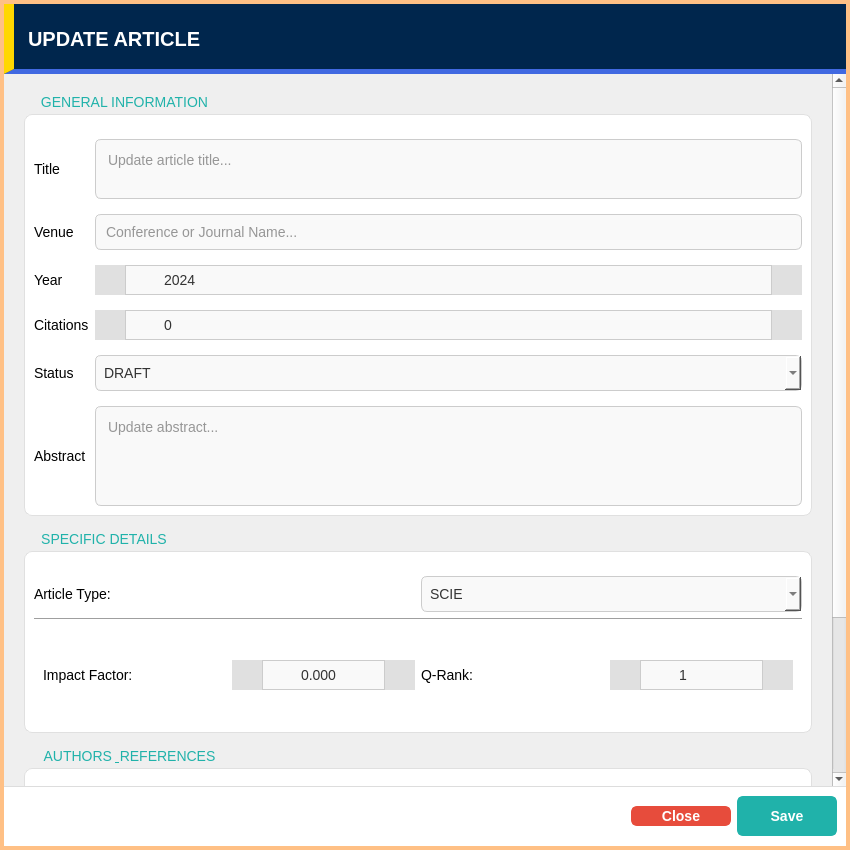
<?xml version="1.0" encoding="UTF-8"?>
<ui version="4.0">
 <class>ArticleUpdateDialog</class>
 <widget class="QDialog" name="ArticleUpdateDialog">
  <property name="geometry">
   <rect>
    <x>0</x>
    <y>0</y>
    <width>850</width>
    <height>850</height>
   </rect>
  </property>
  <property name="windowTitle">
   <string>Update Article</string>
  </property>
  <property name="styleSheet">
   <string notr="true">
/* --- CÀI ĐẶT CHUNG --- */
QDialog#ArticleUpdateDialog {
    background-color: #f4f7f6;
    border: 4px solid #FFC085;
}
QWidget {
    font-family: &quot;Segoe UI&quot;, Arial, sans-serif;
    font-size: 14px;
}
QScrollArea {
    border: none;
    background-color: transparent;
}
QGroupBox {
    background-color: #ffffff;
    border: 1px solid #e0e0e0;
    border-radius: 8px;
    margin-top: 20px;
    padding-top: 15px;
}
QGroupBox::title {
    subcontrol-origin: margin;
    subcontrol-position: top left;
    padding: 0 5px;
    color: #20B2AA;
    font-weight: bold;
    left: 10px;
    top: 0px;
}
QLineEdit, QPlainTextEdit, QComboBox {
    background-color: #f9f9f9;
    border: 1px solid #cccccc;
    border-radius: 6px;
    padding: 8px;
    color: #333333;
}
QLineEdit:focus, QPlainTextEdit:focus, QComboBox:focus {
    background-color: #ffffff;
    border: 2px solid #20B2AA;
}

/* --- TÙY CHỈNH SPINBOX --- */
QSpinBox, QDoubleSpinBox {
    background-color: #f9f9f9;
    border: 1px solid #cccccc;
    border-radius: 6px;
    color: #333333;
    padding-top: 5px;
    padding-bottom: 5px;
    /* Padding lớn cho nút bấm 2 bên */
    padding-left: 35px;
    padding-right: 35px;
    qproperty-alignment: AlignCenter;
}
QSpinBox:focus, QDoubleSpinBox:focus {
    background-color: #ffffff;
    border: 2px solid #20B2AA;
}

/* Nút Tăng (Phải) */
QSpinBox::up-button, QDoubleSpinBox::up-button {
    subcontrol-origin: border;
    subcontrol-position: right;
    width: 30px;
    height: 100%;
    border-left: 1px solid #cccccc;
    border-top-right-radius: 6px;
    border-bottom-right-radius: 6px;
    background-color: #e0e0e0;
}

/* Nút Giảm (Trái) */
QSpinBox::down-button, QDoubleSpinBox::down-button {
    subcontrol-origin: border;
    subcontrol-position: left;
    width: 30px;
    height: 100%;
    border-right: 1px solid #cccccc;
    border-top-left-radius: 6px;
    border-bottom-left-radius: 6px;
    background-color: #e0e0e0;
}

QSpinBox::up-button:hover, QDoubleSpinBox::up-button:hover,
QSpinBox::down-button:hover, QDoubleSpinBox::down-button:hover {
    background-color: #20B2AA;
}
   </string>
  </property>
  <layout class="QVBoxLayout" name="verticalLayout_Main">
   <property name="spacing">
    <number>0</number>
   </property>
   <property name="leftMargin">
    <number>4</number>
   </property>
   <property name="topMargin">
    <number>4</number>
   </property>
   <property name="rightMargin">
    <number>4</number>
   </property>
   <property name="bottomMargin">
    <number>4</number>
   </property>
   <item>
    <widget class="QWidget" name="headerContainer" native="true">
     <property name="minimumSize">
      <size>
       <width>0</width>
       <height>70</height>
      </size>
     </property>
     <property name="styleSheet">
      <string notr="true">QWidget#headerContainer{background-color:#00264d;border-bottom:5px solid #4169E1;border-left:10px solid #FFD700;}</string>
     </property>
     <layout class="QHBoxLayout" name="horizontalLayout_Header">
      <item>
       <widget class="QLabel" name="lblHeaderTitle">
        <property name="styleSheet">
         <string notr="true">color:#ffffff;font-weight:900;font-size:20px;background:transparent;padding-left:10px;</string>
        </property>
        <property name="text">
         <string>UPDATE ARTICLE</string>
        </property>
        <property name="alignment">
         <set>Qt::AlignmentFlag::AlignLeading|Qt::AlignmentFlag::AlignLeft|Qt::AlignmentFlag::AlignVCenter</set>
        </property>
       </widget>
      </item>
     </layout>
    </widget>
   </item>
   <item>
    <widget class="QScrollArea" name="scrollArea">
     <property name="widgetResizable">
      <bool>true</bool>
     </property>
     <widget class="QWidget" name="scrollContent">
      <property name="geometry">
       <rect>
        <x>0</x>
        <y>0</y>
        <width>640</width>
        <height>927</height>
       </rect>
      </property>
      <layout class="QVBoxLayout" name="verticalLayout_Content">
       <property name="spacing">
        <number>15</number>
       </property>
       <property name="leftMargin">
        <number>20</number>
       </property>
       <property name="topMargin">
        <number>20</number>
       </property>
       <property name="rightMargin">
        <number>20</number>
       </property>
       <property name="bottomMargin">
        <number>20</number>
       </property>
       <item>
        <widget class="QGroupBox" name="grpGeneral">
         <property name="title">
          <string>GENERAL INFORMATION</string>
         </property>
         <layout class="QGridLayout" name="gridLayout">
          <property name="verticalSpacing">
           <number>15</number>
          </property>
          <item row="0" column="0">
           <widget class="QLabel" name="label_Title">
            <property name="text">
             <string>Title</string>
            </property>
           </widget>
          </item>
          <item row="0" column="1">
           <widget class="QPlainTextEdit" name="editTitle">
            <property name="minimumSize">
             <size>
              <width>0</width>
              <height>60</height>
             </size>
            </property>
            <property name="maximumSize">
             <size>
              <width>16777215</width>
              <height>80</height>
             </size>
            </property>
            <property name="placeholderText">
             <string>Update article title...</string>
            </property>
           </widget>
          </item>
          <item row="1" column="0">
           <widget class="QLabel" name="label_Venue">
            <property name="text">
             <string>Venue</string>
            </property>
           </widget>
          </item>
          <item row="1" column="1">
           <widget class="QLineEdit" name="editVenue">
            <property name="placeholderText">
             <string>Conference or Journal Name...</string>
            </property>
           </widget>
          </item>
          <item row="2" column="0">
           <widget class="QLabel" name="label_Year">
            <property name="text">
             <string>Year</string>
            </property>
           </widget>
          </item>
          <item row="2" column="1">
           <widget class="QSpinBox" name="spinYear">
            <property name="minimum">
             <number>1900</number>
            </property>
            <property name="maximum">
             <number>2100</number>
            </property>
            <property name="value">
             <number>2024</number>
            </property>
           </widget>
          </item>
          <item row="3" column="0">
           <widget class="QLabel" name="label_Cit">
            <property name="text">
             <string>Citations</string>
            </property>
           </widget>
          </item>
          <item row="3" column="1">
           <widget class="QSpinBox" name="spinCitation">
            <property name="maximum">
             <number>100000</number>
            </property>
           </widget>
          </item>
          <item row="4" column="0">
           <widget class="QLabel" name="label_Status">
            <property name="text">
             <string>Status</string>
            </property>
           </widget>
          </item>
          <item row="4" column="1">
           <widget class="QComboBox" name="comboStatus">
            <item>
             <property name="text">
              <string>DRAFT</string>
             </property>
            </item>
            <item>
             <property name="text">
              <string>SUBMITTED</string>
             </property>
            </item>
            <item>
             <property name="text">
              <string>UNDER_REVIEW</string>
             </property>
            </item>
            <item>
             <property name="text">
              <string>REVISIONS</string>
             </property>
            </item>
            <item>
             <property name="text">
              <string>ACCEPTED</string>
             </property>
            </item>
            <item>
             <property name="text">
              <string>REJECTED</string>
             </property>
            </item>
            <item>
             <property name="text">
              <string>PUBLISHED</string>
             </property>
            </item>
           </widget>
          </item>
          <item row="5" column="0">
           <widget class="QLabel" name="label_Abstract">
            <property name="text">
             <string>Abstract</string>
            </property>
           </widget>
          </item>
          <item row="5" column="1">
           <widget class="QPlainTextEdit" name="editAbstract">
            <property name="minimumSize">
             <size>
              <width>0</width>
              <height>100</height>
             </size>
            </property>
            <property name="placeholderText">
             <string>Update abstract...</string>
            </property>
           </widget>
          </item>
         </layout>
        </widget>
       </item>
       <item>
        <widget class="QGroupBox" name="grpSpecific">
         <property name="title">
          <string>SPECIFIC DETAILS</string>
         </property>
         <layout class="QVBoxLayout" name="verticalLayout_Specific">
          <item>
           <layout class="QHBoxLayout" name="hl_Type">
            <item>
             <widget class="QLabel" name="label_Type">
              <property name="text">
               <string>Article Type:</string>
              </property>
             </widget>
            </item>
            <item>
             <widget class="QComboBox" name="comboType">
              <item>
               <property name="text">
                <string>SCIE</string>
               </property>
              </item>
              <item>
               <property name="text">
                <string>SCOPUS</string>
               </property>
              </item>
              <item>
               <property name="text">
                <string>CONFERENCE</string>
               </property>
              </item>
              <item>
               <property name="text">
                <string>OTHER</string>
               </property>
              </item>
             </widget>
            </item>
           </layout>
          </item>
          <item>
           <widget class="Line" name="line">
            <property name="orientation">
             <enum>Qt::Orientation::Horizontal</enum>
            </property>
           </widget>
          </item>
          <item>
           <widget class="QStackedWidget" name="stackInputs">
            <property name="currentIndex">
             <number>0</number>
            </property>
            <widget class="QWidget" name="pageInputSCIE">
             <layout class="QGridLayout" name="gl_Scie">
              <item row="0" column="0">
               <widget class="QLabel" name="lbl_IF">
                <property name="text">
                 <string>Impact Factor:</string>
                </property>
               </widget>
              </item>
              <item row="0" column="1">
               <widget class="QDoubleSpinBox" name="spinIF">
                <property name="minimumSize">
                 <size>
                  <width>110</width>
                  <height>0</height>
                 </size>
                </property>
                <property name="decimals">
                 <number>3</number>
                </property>
               </widget>
              </item>
              <item row="0" column="2">
               <widget class="QLabel" name="lbl_Q">
                <property name="text">
                 <string>Q-Rank:</string>
                </property>
               </widget>
              </item>
              <item row="0" column="3">
               <widget class="QSpinBox" name="spinQRank">
                <property name="minimumSize">
                 <size>
                  <width>110</width>
                  <height>0</height>
                 </size>
                </property>
                <property name="minimum">
                 <number>1</number>
                </property>
                <property name="maximum">
                 <number>4</number>
                </property>
               </widget>
              </item>
             </layout>
            </widget>
            <widget class="QWidget" name="pageInputSCOPUS">
             <layout class="QGridLayout" name="gl_Scopus">
              <item row="0" column="0">
               <widget class="QLabel" name="lbl_SJR">
                <property name="text">
                 <string>SJR:</string>
                </property>
               </widget>
              </item>
              <item row="0" column="1">
               <widget class="QDoubleSpinBox" name="spinSJR">
                <property name="minimumSize">
                 <size>
                  <width>110</width>
                  <height>0</height>
                 </size>
                </property>
                <property name="decimals">
                 <number>3</number>
                </property>
               </widget>
              </item>
              <item row="0" column="2">
               <widget class="QLabel" name="lbl_H">
                <property name="text">
                 <string>H-Index:</string>
                </property>
               </widget>
              </item>
              <item row="0" column="3">
               <widget class="QSpinBox" name="spinHIndex">
                <property name="minimumSize">
                 <size>
                  <width>110</width>
                  <height>0</height>
                 </size>
                </property>
                <property name="maximum">
                 <number>2000</number>
                </property>
               </widget>
              </item>
             </layout>
            </widget>
            <widget class="QWidget" name="pageInputCONF">
             <layout class="QGridLayout" name="gl_Conf">
              <item row="0" column="0">
               <widget class="QLabel" name="lbl_CR">
                <property name="text">
                 <string>Rank:</string>
                </property>
               </widget>
              </item>
              <item row="0" column="1">
               <widget class="QLineEdit" name="editConfRank"/>
              </item>
              <item row="0" column="2">
               <widget class="QLabel" name="lbl_AR">
                <property name="text">
                 <string>Accept Rate (%):</string>
                </property>
               </widget>
              </item>
              <item row="0" column="3">
               <widget class="QDoubleSpinBox" name="spinAcceptRate">
                <property name="minimumSize">
                 <size>
                  <width>110</width>
                  <height>0</height>
                 </size>
                </property>
               </widget>
              </item>
              <item row="1" column="0">
               <widget class="QLabel" name="lbl_Loc">
                <property name="text">
                 <string>Location:</string>
                </property>
               </widget>
              </item>
              <item row="1" column="1" colspan="3">
               <widget class="QLineEdit" name="editLocation"/>
              </item>
             </layout>
            </widget>
            <widget class="QWidget" name="pageInputOTHER">
             <layout class="QVBoxLayout" name="vl_Other">
              <item>
               <widget class="QLabel" name="lblOther">
                <property name="styleSheet">
                 <string notr="true">color: gray; font-style: italic;</string>
                </property>
                <property name="text">
                 <string>No additional fields required for OTHER type.</string>
                </property>
                <property name="alignment">
                 <set>Qt::AlignmentFlag::AlignCenter</set>
                </property>
               </widget>
              </item>
             </layout>
            </widget>
           </widget>
          </item>
         </layout>
        </widget>
       </item>
       <item>
        <widget class="QGroupBox" name="grpAuthorsRefs">
         <property name="title">
          <string>AUTHORS &amp; REFERENCES</string>
         </property>
         <layout class="QVBoxLayout" name="verticalLayout_AR">
          <item>
           <widget class="QLabel" name="label_Authors">
            <property name="text">
             <string>Authors (One per line)</string>
            </property>
           </widget>
          </item>
          <item>
           <widget class="QPlainTextEdit" name="editAuthors">
            <property name="minimumSize">
             <size>
              <width>0</width>
              <height>60</height>
             </size>
            </property>
            <property name="placeholderText">
             <string>Update authors...</string>
            </property>
           </widget>
          </item>
          <item>
           <widget class="QLabel" name="label_Refs">
            <property name="text">
             <string>References (One per line)</string>
            </property>
           </widget>
          </item>
          <item>
           <widget class="QPlainTextEdit" name="editRefs">
            <property name="minimumSize">
             <size>
              <width>0</width>
              <height>60</height>
             </size>
            </property>
            <property name="placeholderText">
             <string>Update references...</string>
            </property>
           </widget>
          </item>
         </layout>
        </widget>
       </item>
      </layout>
     </widget>
    </widget>
   </item>
   <item>
    <widget class="QWidget" name="footerContainer" native="true">
     <property name="styleSheet">
      <string notr="true">background-color:#ffffff;border-top:1px solid #dddddd;</string>
     </property>
     <layout class="QHBoxLayout" name="horizontalLayout_Footer">
      <property name="topMargin">
       <number>10</number>
      </property>
      <property name="bottomMargin">
       <number>10</number>
      </property>
      <item>
       <spacer name="horizontalSpacer">
        <property name="orientation">
         <enum>Qt::Orientation::Horizontal</enum>
        </property>
        <property name="sizeHint" stdset="0">
         <size>
          <width>40</width>
          <height>20</height>
         </size>
        </property>
       </spacer>
      </item>
      <item>
       <widget class="QPushButton" name="closeBtn">
        <property name="minimumSize">
         <size>
          <width>100</width>
          <height>0</height>
         </size>
        </property>
        <property name="cursor">
         <cursorShape>PointingHandCursor</cursorShape>
        </property>
        <property name="styleSheet">
         <string notr="true">QPushButton{background-color:#e74c3c;border:2px solid #e74c3c;border-radius:6px;color:white;font-weight:bold;}QPushButton:hover{background-color:#c0392b;}QPushButton:pressed{background-color:#922b21;}</string>
        </property>
        <property name="text">
         <string>Close</string>
        </property>
       </widget>
      </item>
      <item>
       <widget class="QPushButton" name="saveBtn">
        <property name="minimumSize">
         <size>
          <width>100</width>
          <height>40</height>
         </size>
        </property>
        <property name="cursor">
         <cursorShape>PointingHandCursor</cursorShape>
        </property>
        <property name="styleSheet">
         <string notr="true">QPushButton{background-color:#20B2AA;border:2px solid #20B2AA;border-radius:6px;color:white;font-weight:bold;}QPushButton:hover{background-color:#17a098;}QPushButton:pressed{background-color:#0e6b65;}</string>
        </property>
        <property name="text">
         <string>Save</string>
        </property>
       </widget>
      </item>
     </layout>
    </widget>
   </item>
  </layout>
 </widget>
 <resources/>
 <connections>
  <connection>
   <sender>closeBtn</sender>
   <signal>clicked()</signal>
   <receiver>ArticleUpdateDialog</receiver>
   <slot>reject()</slot>
   <hints>
    <hint type="sourcelabel">
     <x>300</x>
     <y>800</y>
    </hint>
    <hint type="destinationlabel">
     <x>300</x>
     <y>400</y>
    </hint>
   </hints>
  </connection>
 </connections>
</ui>
